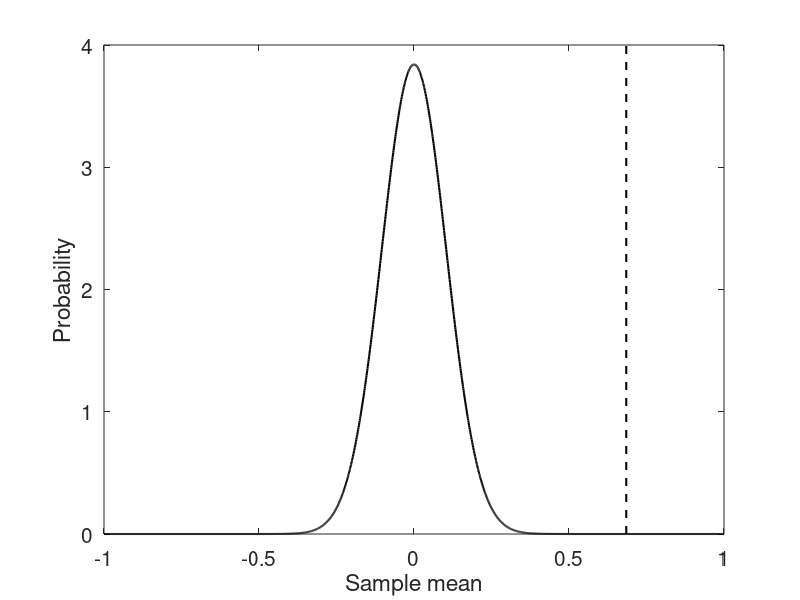
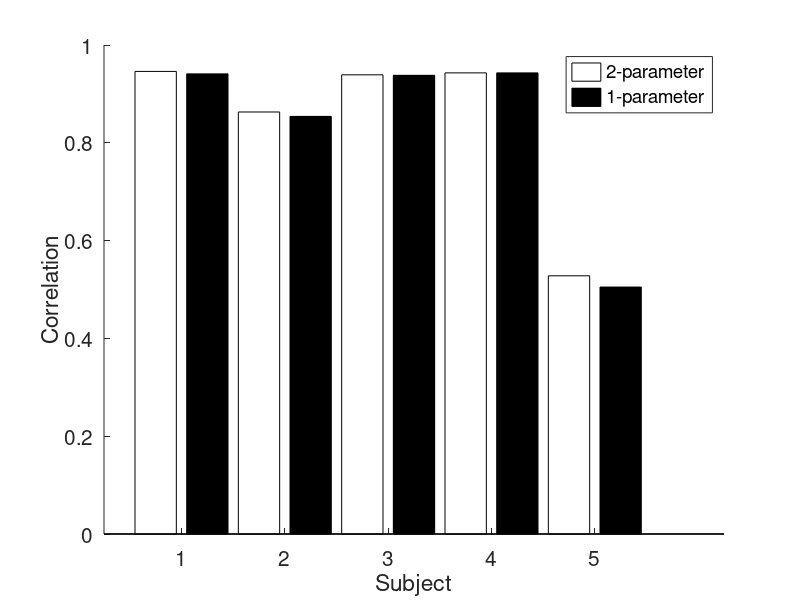
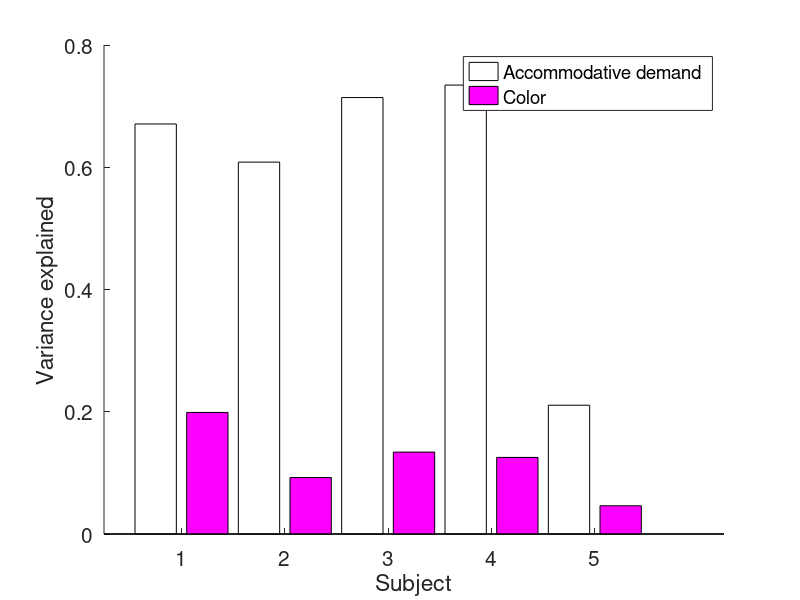
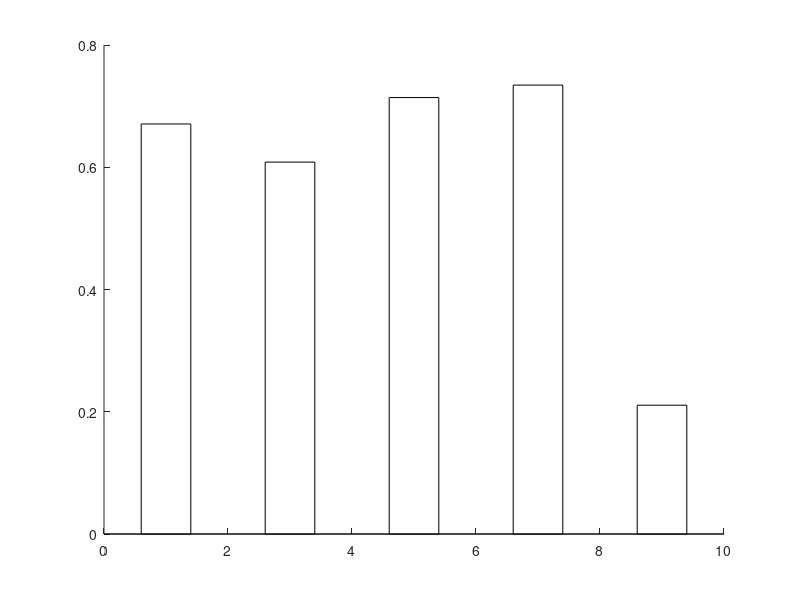

The MATLAB script that drew these images, in order: (Note: this script raises an error after producing the figures.)
%% ACTUAL POWER ANALYSIS

weightsR = [0.7125 0.1385 0.2997 0.2011 0.2584 0.2179 0.2376 0.2932];
weightsB = [-0.5044 -0.2884 -0.6663 -0.1809 -0.3804 -0.1181 -0.4334 -0.5439];
addVarExplClr = weightsR-weightsB;

%% JUST CHECKING EXPRESSION FOR STD ERROR OF THE MEAN

for i = 1:10000
    smpAddVar = randsample(addVarExplClr,8,true);
    muSmpAddVar(i) = mean(smpAddVar);
end

xSupport = -1:0.001:1;
pMu = normpdf(xSupport,0,std(muSmpAddVar));

figure;
plot(xSupport,pMu,'k','LineWidth',1.5); hold on;
plot(mean(muSmpAddVar).*[1 1],ylim,'k--','LineWidth',1.5);
set(gca,'FontSize',15);
xlabel('Sample mean'); ylabel('Probability');

%% COMPARE TWO-PARAMETER VS ONE-PARAMETER COLOR MODELS

twoParamR2 = [0.946 0.863 0.939 0.943 0.528];

oneParamR2 = [0.941 0.854 0.938 0.943 0.505];

figure;
hold on;
bar([1 3 5 7 9],twoParamR2,0.4,'FaceColor','w');
bar([2 4 6 8 10],oneParamR2,0.4,'FaceColor','k');
set(gca,'FontSize',15);
xlabel('Subject'); ylabel('Correlation');
set(gca,'XTick',[1.5 3.5 5.5 7.5 9.5]);
set(gca,'XTickLabel',{'1' '2' '3' '4' '5'});
legend({'2-parameter' '1-parameter'});

%%

varColor = [0.1989 0.0924 0.1340 0.1253 0.0462];

varAccStim = [0.6708 0.6084 0.7140 0.7344 0.2107];

figure;
hold on;
bar([1 3 5 7 9],varAccStim,0.4,'FaceColor','w');
bar([2 4 6 8 10],varColor,0.4,'FaceColor','m');
set(gca,'FontSize',15);
xlabel('Subject'); ylabel('Variance explained');
set(gca,'XTick',[1.5 3.5 5.5 7.5 9.5]);
set(gca,'XTickLabel',{'1' '2' '3' '4' '5'});
legend({'Accommodative demand' 'Color'});

%%

varColor = [0.1989 0.0924 0.1340 0.1253 0.0462];

varAccStim = [0.6708 0.6084 0.7140 0.7344 0.2107];

figure;
hold on;
bar([1 3 5 7 9],varAccStim,0.4,'FaceColor','w');
bar([2 4 6 8 10],addVarExplClr,0.4,'FaceColor','m');
set(gca,'FontSize',15);
xlabel('Subject'); ylabel('Variance explained');
set(gca,'XTick',[1.5 3.5 5.5 7.5 9.5]);
set(gca,'XTickLabel',{'1' '2' '3' '4' '5'});
legend({'Accommodative demand' 'Color'});

%% COMPARE WEIGHTING MODEL AND SWITCHING MODEL

% weightingModelRho = [0.946 0.863 0.939 0.943 0.528 0.971 0.853];
% switchingModelRho = [0.901 0.799 0.905 0.925 0.51  0.943 0.835];
% 
% 
% figure;
% hold on;
% bar([1 3 5 7 9 11 13],weightingModelRho.^2,0.4,'FaceColor','w');
% bar([2 4 6 8 10 12 14],switchingModelRho.^2,0.4,'FaceColor','k');
% set(gca,'FontSize',15);
% xlabel('Subject'); ylabel('Variance Explained');
% set(gca,'XTick',[1.5 3.5 5.5 7.5 9.5 11.5 13.5]);
% set(gca,'XTickLabel',{'1' '2' '3' '4' '5' '6' '7'});
% legend({'Weighting' 'Switching'});

sn = [18 23 24 26 27 29 32 33];
rhoSwitchAll = [];
rhoFullAll = [];
rhoNoColorAll = [];
weightsRBSall = [];
rhoColorAll = [];
rhoColorSwitchAll = [];
dAll = [];
aicSwitchAll = [];
aicLinAll = [];
aicNoColorAll = [];
weightsRBSciAll = [];

% for i = 1:length(sn)
%     [d, wS, rbThreshold, rhoSwitch, rhoColorSwitch, aicSwitch] = ARCnlz_linearSwitching(sn(i),false);
%     rhoSwitchAll(i) = rhoSwitch;
%     rhoColorSwitchAll(i) = rhoColorSwitch;
%     dAll(i) = d;
%     aicSwitchAll(i) = aicSwitch;
%     display(['Done with subject ' num2str(i)]);
% end

for i = 1:length(sn)
    [weightsRBS1_x, weightsRBS1_y, rhoFull, rhoNoColor, rhoColor, aicLin, aicNoColor, weightsRBSci] = ARCnlz_linearModelnobias(sn(i),false,1000,0);
    rhoFullAll(i) = rhoFull;
    rhoNoColorAll(i) = rhoNoColor;
    weightsRBSall(i,:) = weightsRBS1_x;
    rhoColorAll(i) = rhoColor;
    aicLinAll(i) = aicLin;
    aicNoColorAll(i) = aicNoColor;
    weightsRBSciAll(:,:,i) = weightsRBSci;
    display(['Done with subject ' num2str(i)]);
end

%% PLOT WEIGHTS

figure;
% set(gcf,'Position',[262 314 1239 594]);
for i = 1:size(weightsRBSall,1)
    weightsRBSciTmp = squeeze(weightsRBSciAll(:,:,i));
    hold on;
    bar((3*(i-1)+1),weightsRBSall(i,1),'FaceColor','r');
    plot((3*(i-1)+1).*[1 1],[weightsRBSciTmp(1,1) weightsRBSciTmp(2,1)],'k-');
    bar((3*(i-1)+2),weightsRBSall(i,2),'FaceColor','b');
    plot((3*(i-1)+2).*[1 1],[weightsRBSciTmp(1,2) weightsRBSciTmp(2,2)],'k-');
%     bar(3,weightsRBSall(i,3),'FaceColor','k');
%     plot([3 3],[weightsRBSciTmp(1,3) weightsRBSciTmp(2,3)],'k-');
    set(gca,'XTick',[1.5 4.5 7.5 10.5 13.5 16.5 19.5 22.5]);
    set(gca,'XTickLabel',{'S1' 'S2' 'S3' 'S4' 'S5' 'S6' 'S7' 'S8'});
    set(gca,'FontSize',20);
    ylim(1.*[-1 1]);
    xlabel('Subject #');
    ylabel('Weight');
end

figure;
% set(gcf,'Position',[262 314 1239 594]);
for i = 1:size(weightsRBSall,1)
    weightsRBSciTmp = squeeze(weightsRBSciAll(:,:,i));
    hold on;
    bar(i,weightsRBSall(i,3),'FaceColor','w','LineWidth',1);
    plot(i.*[1 1],[weightsRBSciTmp(1,3) weightsRBSciTmp(2,3)],'k-');
    set(gca,'XTick',[1:8]);
    set(gca,'XTickLabel',{'S1' 'S2' 'S3' 'S4' 'S5' 'S6' 'S7' 'S8'});
    set(gca,'FontSize',20);
    ylim(1.*[0 1.15]);
    xlabel('Subject #');
    ylabel('Weight');
end

% Rscale = [1 1 1 1 1];
% figure;
% set(gca,'FontSize',15);
% hold on;
% plot([0 0.3],[0 1],'k--');
% for i = 1:length(dAll)
%     plot(dAll(i),Rscale(i)*weightsRBSall(i,1)-weightsRBSall(i,2),'ko','MarkerSize',10,'MarkerFaceColor','w');
%     text(dAll(i)+0.05,Rscale(i)*weightsRBSall(i,1)-weightsRBSall(i,2),['S' num2str(i)]);
% end
% axis square;
% xlabel('d'); ylabel('w_R - w_B');
% xlim([0 1.1]); ylim([0 1.1]);

%% PLOT VARIANCE EXPLAINED COMPARISONS

figure;
hold on;
bar([1 4 7 10 13 16 19 22],rhoFullAll.^2,0.3,'FaceColor','w');
% bar([2 5 8 11 14],rhoSwitchAll.^2,0.3,'FaceColor',[0.5 0.5 0.5]);
bar([2 5 8 11 14 17 20 23],rhoNoColorAll.^2,0.3,'FaceColor','k');
set(gca,'FontSize',15);
xlabel('Subject'); ylabel('Proportion Variance Explained');
set(gca,'XTick',[1.5 4.5 7.5 10.5 13.5 16.5 19.5 22.5]);
set(gca,'XTickLabel',{'1' '2' '3' '4' '5' '6' '7' '8'});
legend({'Weighting' 'No color'});

figure;
hold on;
bar([1 4 7 10 13 16 19 22],aicLinAll,0.3,'FaceColor','w');
% bar([2 5 8 11 14],aicSwitchAll,0.3,'FaceColor',[0.5 0.5 0.5]);
bar([2 5 8 11 14 17 20 23],aicNoColorAll,0.3,'FaceColor','k');
set(gca,'FontSize',15);
xlabel('Subject'); ylabel('AIC');
set(gca,'XTick',[1.5 4.5 7.5 10.5 13.5 16.5 19.5 22.5]);
set(gca,'XTickLabel',{'1' '2' '3' '4' '5' '6' '7' '8'});
legend({'Weighting' 'No color'});

%% PLOT VARIANCE EXPLAINED BY COLOR COMPARISONS

figure;
hold on;
bar([1 3 5 7 9 11],rhoColorAll.^2,0.4,'FaceColor','m');
bar([2 4 6 8 10 12],rhoColorSwitchAll.^2,0.4,'FaceColor',[0.5 0 0.5]);
set(gca,'FontSize',15);
xlabel('Subject'); ylabel('Variance Explained');
set(gca,'XTick',[1.5 3.5 5.5 7.5 9.5 11.5]);
set(gca,'XTickLabel',{'1' '2' '3' '4' '5' '6'});
legend({'Weighting' 'Switching'});

%% COMPARE WEIGHTS

redWeights = [0.7076 0.1043 0.3660 0.4499 0.2045 0.4052 0.2148];
blueWeights = [-0.2690 -0.4902 -0.2788 -0.3552 -0.0726 -0.2039 -0.1898];

%% COMPARE WITH AND WITHOUT BIAS TERM

sn = [17 11 16 19 21 23 24 25];
rhoFullAllnobias = [];
rhoFullBias = [];

for i = 1:length(sn)
    [weightsRBS1_xNoBias, weightsRBS1_yNoBias, rhoFull, rhoNoColor, rhoColor] = ARCnlz_linearModelnobias(sn(i),false);
    rhoFullAllnobias(i) = rhoFull;
    display(['Done with subject ' num2str(i)]);
end

for i = 1:length(sn)
    [weightsRBS1_x, weightsRBS1_y, rhoFull, rhoNoColor, rhoColor] = ARCnlz_linearModel(sn(i),false);
    rhoFullAllBias(i) = rhoFull;
    display(['Done with subject ' num2str(i)]);
end

%% PLOT VARIANCE EXPLAINED WITH AND WITHOUT BIAS TERM

figure;
hold on;
bar([1 3 5 7 9 11 13 15],rhoFullAllBias.^2,0.4,'FaceColor','k');
bar([2 4 6 8 10 12 14 16],rhoFullAllnobias.^2,0.4,'FaceColor','w');
set(gca,'FontSize',15);
xlabel('Subject'); ylabel('Variance Explained');
set(gca,'XTick',[1.5 3.5 5.5 7.5 9.5 11.5 13.5 15.5]);
set(gca,'XTickLabel',{'1' '2' '3' '4' '5' '6' '7' '8'});
legend({'With bias' 'No bias'});

%% COMPARE 3-PARAMETER AND 2-PARAMETER MODELS

sn = [18 23 24 26 27];
rhoFullAll = [];
rhoNoColorAll = [];
weightsRBSall = [];
rhoColorAll = [];

for i = 1:length(sn)
    [weightsRBS1_x, weightsRBS1_y, rhoFull, rhoNoColor, rhoColor] = ARCnlz_linearModelnobias(sn(i),false,1000);
    rhoFullAll(i) = rhoFull;
    rhoNoColorAll(i) = rhoNoColor;
    weightsRBSall(i,:) = weightsRBS1_x;
    rhoColorAll(i) = rhoColor;
    display(['Done with subject ' num2str(i)]);
end

save('/home/ben/Documents/ARchroma/params2paramModel','rhoFullAll','rhoNoColorAll','weightsRBSall');

%% COMPARE PARAMETERS FROM ALL TRIALS VS RANDOM ONLY TRIALS

load('/Users/benchin/Documents/ARchroma/cache/paramsAll.mat');
rhoFullAllAll = rhoFullAll;
weightsRBSallAll = weightsRBSall;
load('/Users/benchin/Documents/ARchroma/cache/paramsRandom.mat');
rhoFullAllRandom = rhoFullAll;
weightsRBSallRandom = weightsRBSall;

figure;
set(gcf,'Position',[318 247 1135 708]);
subplot(2,2,1);
set(gca,'FontSize',15);
hold on;
plot(rhoFullAllAll,rhoFullAllRandom,'ko','MarkerSize',10);
plot([0 1],[0 1],'k--');
xlabel('All trials'); ylabel('Random trials only'); title('Correlation');
axis square;
subplot(2,2,2);
set(gca,'FontSize',15);
hold on;
plot(weightsRBSallAll(:,3),weightsRBSallRandom(:,3),'ko','MarkerSize',10);
plot([0 1],[0 1],'k--');
xlabel('All trials'); ylabel('Random trials only'); title('Gain');
axis square;
subplot(2,2,3);
set(gca,'FontSize',15);
hold on;
plot([0 1],[0 1],'k--');
plot(weightsRBSallAll(:,1),weightsRBSallRandom(:,1),'ro','MarkerSize',10,'MarkerFaceColor','w');
xlabel('All trials'); ylabel('Random trials only'); title('Red weight');
axis square;
subplot(2,2,4);
set(gca,'FontSize',15);
hold on;
plot([-1 0],[-1 0],'k--');
plot(weightsRBSallAll(:,2),weightsRBSallRandom(:,2),'bo','MarkerSize',10,'MarkerFaceColor','w');
xlabel('All trials'); ylabel('Random trials only'); title('Blue weight');
axis square;

%% COMPARE 3-PARAMETER MODEL WITH 2-PARAMETER MODEL

load('/home/ben/Documents/ARchroma/params3paramModel.mat');
rhoFullAll3param = rhoFullAll;
weightsRBSall3param = weightsRBSall;
rhoNoColorAll3param = rhoNoColorAll;
load('/home/ben/Documents/ARchroma/params2paramModel.mat');
rhoFullAll2param = rhoFullAll;
weightsRBSall2param = weightsRBSall;
rhoNoColorAll2param = rhoNoColorAll;

figure;
hold on;
bar([1 4 7 10 13],rhoFullAll3param.^2,0.3,'FaceColor','w');
bar([2 5 8 11 14],rhoFullAll2param.^2,0.3,'FaceColor',[0.7 0.7 0.7]);
bar([3 6 9 12 15],rhoNoColorAll2param.^2,0.3,'FaceColor',[0 0 0]);
set(gca,'FontSize',15);
xlabel('Subject'); ylabel('Variance explained');
set(gca,'XTick',[2 5 8 11 14]);
set(gca,'XTickLabel',{'1' '2' '3' '4' '5'});
legend({'3-parameter' '2-parameter' 'No color'});

figure;
set(gcf,'Position',[251 387 1120 420]);
set(gca,'FontSize',15);
subplot(1,2,1);
hold on;
plot(weightsRBSall2param(:,1),weightsRBSall3param(:,1),'ro','MarkerSize',10);
plot([0 1],[0 1],'k--');
xlabel('2-param ratio'); ylabel('3-param w_R');
axis square;
subplot(1,2,2);
hold on;
plot(weightsRBSall2param(:,1),weightsRBSall3param(:,2),'bo','MarkerSize',10);
plot([-0.1 1],[0.1 -1],'k--');
xlabel('2-param ratio'); ylabel('3-param w_B');
axis square;

figure;
hold on;
bar([1 3 5 7 9 11 13 15],rhoFullAll2param.^2,0.4,'FaceColor','w');
bar([2 4 6 8 10 12 14 16],rhoNoColorAll2param.^2,0.4,'FaceColor','k');
set(gca,'FontSize',15);
xlabel('Subject'); ylabel('Variance explained');
set(gca,'XTick',[1.5 3.5 5.5 7.5 9.5 11.5 13.5 15.5]);
set(gca,'XTickLabel',{'1' '2' '3' '4' '5' '6' '7' '8'});
legend({'With color' 'No color'});

figure;
bar(1:8,rhoFullAll2param.^2 - rhoNoColorAll2param.^2,0.4,'FaceColor','w');
set(gca,'FontSize',15);
xlabel('Subject'); ylabel('Variance explained due to color');
set(gca,'XTick',1:9);
set(gca,'XTickLabel',{'1' '2' '3' '4' '5' '6' '7' '8'});

%% AIC ANALYSIS

sn = [18 23 24 26 27 29 32 33];
dAll1 = [];
rbThreshold1 = [];
aicSwitchAll1 = [];
dAll2 = [];
rbThreshold2 = [];
aicSwitchAll2 = [];
aicLinAll = [];
aicNoColorAll = [];
meanDiffPureRedVsBlue = [0.9607 1.0299 0.9122 0.1594 0.4769 0.2107 0.8158 0.3803];

for i = 1:length(sn)
    [d, wS, rbThreshold, rhoSwitch, rhoColorSwitch, aicSwitch] = ARCnlz_linearSwitching(sn(i),false,0);
    dAll1(i) = d;
    rbThreshold1(i) = rbThreshold;
    aicSwitchAll1(i) = aicSwitch;
    [d, wS, rbThreshold, rhoSwitch, rhoColorSwitch, aicSwitch] = ARCnlz_linearSwitching(sn(i),false,meanDiffPureRedVsBlue(i));
    dAll2(i) = d;
    rbThreshold2(i) = rbThreshold;
    aicSwitchAll2(i) = aicSwitch;    
    display(['Done with subject ' num2str(i)]);
end

for i = 1:length(sn)
    [weightsRBS1_x, weightsRBS1_y, rhoFull, rhoNoColor, rhoColor, aicLin, aicNoColor, weightsRBSci] = ARCnlz_linearModelnobias(sn(i),false,1000,0);
    aicLinAll(i) = aicLin;
    aicNoColorAll(i) = aicNoColor;
    display(['Done with subject ' num2str(i)]);
end

%% PLOT AIC ANALYSIS

figure;
set(gcf,'Position',[215 337 792 420]);
hold on;
bar([1 6 11 16 21 26 31 36],aicLinAll,0.18,'FaceColor','w');
bar([2 7 12 17 22 27 32 37],aicSwitchAll1,0.18,'FaceColor',[0.5 0.5 0.5]);
bar([3 8 13 18 23 28 33 38],aicSwitchAll2,0.18,'FaceColor',[0.25 0.25 0.25]);
bar([4 9 14 19 24 29 34 39],aicNoColorAll,0.18,'FaceColor','k');
set(gca,'FontSize',15);
xlabel('Subject'); ylabel('AIC');
set(gca,'XTick',[2.5 7.5 12.5 17.5 22.5 27.5 32.5 37.5]);
set(gca,'XTickLabel',{'1' '2' '3' '4' '5' '6' '7' '8'});
legend({'Weighting' 'Switch Float d' 'Switch fixed d' 'No color'});

figure;
set(gcf,'Position',[215 337 792 420]);
hold on;
bar([1 3 5 7 9  11 13 15],dAll1,0.4,'FaceColor','w');
bar([2 4 6 8 10 12 14 16],dAll2,0.4,'FaceColor',[0.5 0.5 0.5]);
% plot(xlim,0.35.*[1 1],'k--');
set(gca,'FontSize',15);
xlabel('Subject'); ylabel('Switching d');
set(gca,'XTick',[1.5 3.5 5.5 7.5 9.5 11.5 13.5 15.5]);
set(gca,'XTickLabel',{'1' '2' '3' '4' '5' '6' '7' '8'});
legend({'Switch Float d' 'Switch constrained d'});

figure;
set(gcf,'Position',[215 337 792 420]);
hold on;
bar([1 3 5 7 9  11 13 15],rbThreshold1,0.4,'FaceColor','w');
bar([2 4 6 8 10 12 14 16],rbThreshold2,0.4,'FaceColor',[0.5 0.5 0.5]);
set(gca,'FontSize',15);
xlabel('Subject'); ylabel('Switching threshold');
set(gca,'XTick',[1.5 3.5 5.5 7.5 9.5 11.5 13.5 15.5]);
set(gca,'XTickLabel',{'1' '2' '3' '4' '5' '6' '7' '8'});
legend({'Switch Float d' 'Switch 0.35 d'});
ylim([-0.5 0.5]);

%% COMPARING OUTPUTS OF LINEAR AND SWITCHING MODELS

subjNumber = [18 23 24 26 27 29 32 33];

figure;
set(gcf,'Position',[105 245 1479 647]);  
for i = 1:length(subjNumber)
    [d, wS, rbThreshold, rhoSwitch, rhoColorSwitch, aic, trialMeansSwitch] = ARCnlz_linearSwitching(subjNumber(i),0,0);
    [weightsRBS1_x, weightsRBS1_y, rhoFull, rhoNoColor, rhoColor, aic, aicNoColor, weightsRBSci, trialMeansLin] = ARCnlz_linearModelnobias(subjNumber(i),0,100,0);
    subplot(2,4,i);
    plot(trialMeansLin,trialMeansSwitch,'ko'); hold on;
    plotExtent = max([xlim ylim]);
    plot(plotExtent.*[-1 1],plotExtent.*[-1 1],'k--');
    xlim(plotExtent.*[-1 1]);
    ylim(plotExtent.*[-1 1]);
    axis square;
    set(gca,'FontSize',12);
    xlabel('Linear model prediction');
    ylabel('Switching model prediction');    
end
